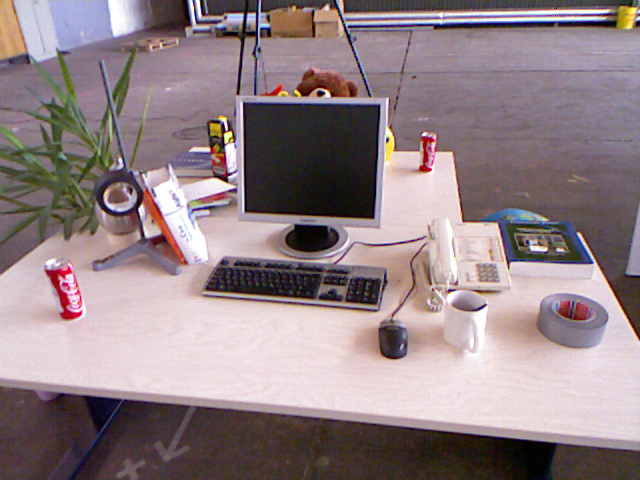
//> input picture hw17-ComputeSim3/1.png, 640 x 480 px
$ ./computesim3   (built with g++ and OpenCV 4)
//> lines starting //> are read from the running program, lines starting //| are printed output that depends on the picture
#include <iostream>
#include "Thirdparty/DBoW2/DUtils/Random.h"
#include "computesim3.h"

using namespace std;
using namespace cv;


void find_feature_matches(
  const Mat &img_1, const Mat &img_2,
  std::vector<KeyPoint> &keypoints_1,
  std::vector<KeyPoint> &keypoints_2,
  std::vector<DMatch> &matches);

// 像素坐标转相机归一化坐标
Point2d pixel2cam(const Point2d &p);

void pose_estimation_3d3d(
  const vector<Point3f> &pts1,
  const vector<Point3f> &pts2,
  Mat &R, Mat &t
);

void bundleAdjustment(
  const vector<Point3f> &points_3d,
  const vector<Point3f> &points_2d,
  Mat &R, Mat &t
);

/**
 * @brief 给出三个点,计算它们的质心以及去质心之后的坐标
 *
 * @param[in] P     输入的3D点
 * @param[in] Pr    去质心后的点
 * @param[in] C     质心
 */
// [11 lines left out: function ComputeCentroid, not called in this run]

/**
 * @brief 按照给定的Sim3变换进行投影操作,得到三维点的2D投影点
 *
 * @param[in] vP3Dw         3D点
 * @param[in & out] vP2D    投影到图像的2D点
 * @param[in] Tcw           Sim3变换
 */
// [22 lines left out: function Project, not called in this run]

/**
 * @brief 通过计算的Sim3投影，和自身投影的误差比较，进行内点检测
 *
 */
// [32 lines left out: function CheckInliers, not called in this run]

/**
 * @brief 根据两组匹配的3D点,计算P2到P1的Sim3变换
 * @param[in] pts1                  匹配的3D点(三个,每个的坐标都是列向量形式,三个点组成了3x3的矩阵)(当前关键帧)
 * @param[in] Pts2                  匹配的3D点(闭环关键帧)
 * @param[in] vAvailableIndices     匹配点对id
 * @return cv::Mat                  计算得到的Sim3矩阵
 */
// [249 lines left out: function ComputeSim3, not called in this run]


/**
 * @brief        传入两张图片，计算并匹配特征点
 * @param[in] img_1 第一张图片
 * @param[in] img_2 第二张图片
 * @param[in out] keypoints_1  存第一张图片里的特征点
 * @param[in out] keypoints_2  存第二张图片里的特征点
 * @param[in out] matches  存有效的匹配关系，描述子距离过大的不要了
 * @return
*/
void find_feature_matches(const Mat &img_1, const Mat &img_2,
                          std::vector<KeyPoint> &keypoints_1,
                          std::vector<KeyPoint> &keypoints_2,
                          std::vector<DMatch> &matches) {
  //-- 初始化
  Mat descriptors_1, descriptors_2;
  // used in OpenCV3
  Ptr<FeatureDetector> detector = ORB::create();
  Ptr<DescriptorExtractor> descriptor = ORB::create();
  // use this if you are in OpenCV2
  // Ptr<FeatureDetector> detector = FeatureDetector::create ( "ORB" );
  // Ptr<DescriptorExtractor> descriptor = DescriptorExtractor::create ( "ORB" );
  Ptr<DescriptorMatcher> matcher = DescriptorMatcher::create("BruteForce-Hamming");
  //-- 第一步:检测 Oriented FAST 角点位置
  detector->detect(img_1, keypoints_1);
  detector->detect(img_2, keypoints_2);

  //-- 第二步:根据角点位置计算 BRIEF 描述子
  descriptor->compute(img_1, keypoints_1, descriptors_1);
  descriptor->compute(img_2, keypoints_2, descriptors_2);

  //-- 第三步:对两幅图像中的BRIEF描述子进行匹配，使用 Hamming 距离
  vector<DMatch> match;
  // BFMatcher matcher ( NORM_HAMMING );
  matcher->match(descriptors_1, descriptors_2, match);

  //-- 第四步:匹配点对筛选
  double min_dist = 10000, max_dist = 0;

  //找出所有匹配之间的最小距离和最大距离, 即是最相似的和最不相似的两组点之间的距离
  for (int i = 0; i < descriptors_1.rows; i++) {
    double dist = match[i].distance;
    if (dist < min_dist) min_dist = dist;
    if (dist > max_dist) max_dist = dist;
  }

  printf("-- Max dist : %f \n", max_dist);
  printf("-- Min dist : %f \n", min_dist);

  //当描述子之间的距离大于两倍的最小距离时,即认为匹配有误.但有时候最小距离会非常小,设置一个经验值30作为下限.
  for (int i = 0; i < descriptors_1.rows; i++) {
    if (match[i].distance <= max(2 * min_dist, 30.0)) {
      matches.push_back(match[i]);
    }
  }
}

// [6 lines left out: function pixel2cam, not called in this run]

float ComputerSigmaSquare(cv::KeyPoint keypoints){
  float sigma = 1.2f;
  float scaleFactor = 1.2f;
  int nLevels = 8;
  float sigmaSquare = pow(sigma*scaleFactor, 2)*(1 << 2*keypoints.octave);
  return sigmaSquare;
}

int main(int argc, char **argv) {

  string save_path = "../";
  Mat img_1 = imread(save_path + "1.png", 0);
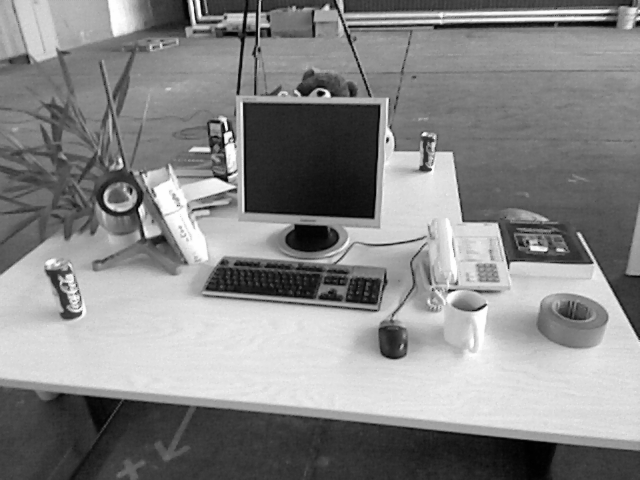
//> img_1: 480 rows x 640 cols, CV_8UC1; min 1, max 254, mean 134.7
  Mat img_2 = imread(save_path + "2.png", 0);
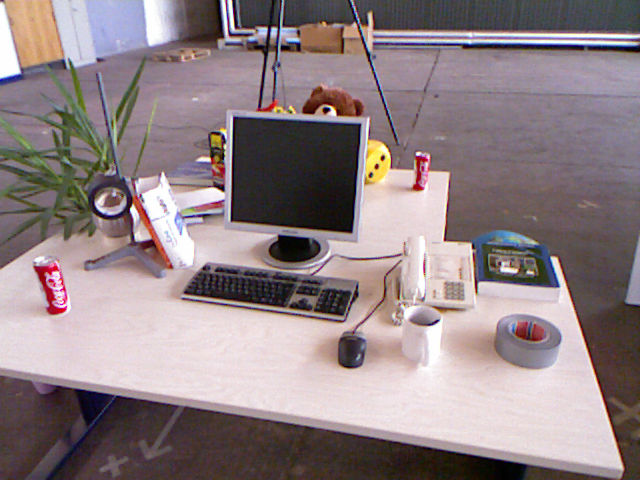
//> input picture hw17-ComputeSim3/2.png, 640 x 480 px
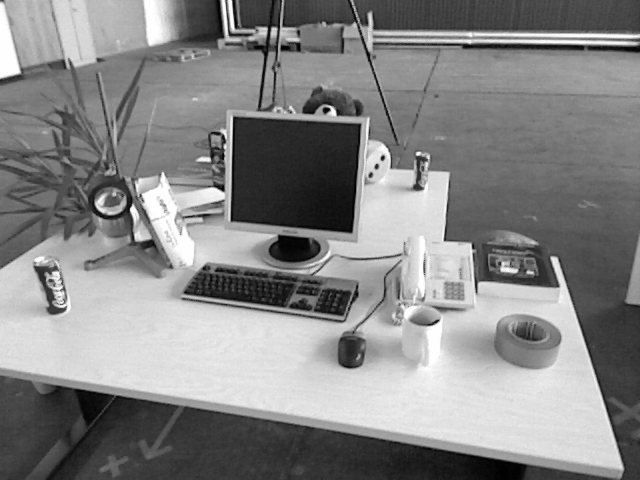
//> img_2: 480 rows x 640 cols, CV_8UC1; min 1, max 254, mean 134.1
  assert(img_1.data && img_2.data && "Can not load images!");


  vector<KeyPoint> keypoints_1, keypoints_2;
  vector<DMatch> matches;
  find_feature_matches(img_1, img_2, keypoints_1, keypoints_2, matches);
//> in find_feature_matches, `detector->detect(img_1, keypoints_1);`: keypoints_1 = 500 keypoints; strongest (x, y, size): (323, 93, 31), (322, 92, 37.2), (230, 132, 31), (226, 128, 31)
//> in find_feature_matches, `detector->detect(img_2, keypoints_2);`: keypoints_2 = 500 keypoints; strongest (x, y, size): (329, 109, 31), (328, 109, 37.2), (383, 157, 31), (327, 109, 44.6)
//> in find_feature_matches, `matcher->match(descriptors_1, descriptors_2, match);`: match = 500 matches
//> the loop in find_feature_matches, `for (int i = 0; i < descriptors_1.rows; i++)` made 500 passes
//> (dist, min_dist, max_dist) on pass 1: (26, 26, 26)
//> (dist, min_dist) on passes 30, 37, 46, 65, 69, 127: (24, 24), (22, 22), (20, 20), (18, 18), (16, 16), (15, 15)
//> after the loop in find_feature_matches, `for (int i = 0; i < descriptors_1.rows; i++)`: min_dist = 4; max_dist = 95
//| -- Max dist : 95.000000
//| -- Min dist : 4.000000
//> after the loop in find_feature_matches, `for (int i = 0; i < descriptors_1.rows; i++)`: matches = 80 matches
//> matches = 80 matches
  cout << "一共找到了" << matches.size() << "组匹配点" << endl;
//| 一共找到了80组匹配点

  // 建立3D点
  Mat depth1 = imread(save_path + "1_depth.png", 0);
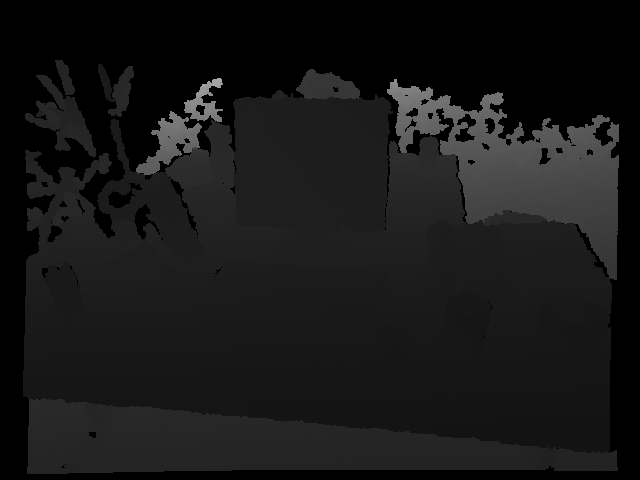
//> input picture hw17-ComputeSim3/1_depth.png, 640 x 480 px
//> depth1 is the input picture: 480 rows x 640 cols, CV_8UC1; min 0, max 167, mean 23
  Mat depth2 = imread(save_path + "2_depth.png", 0);
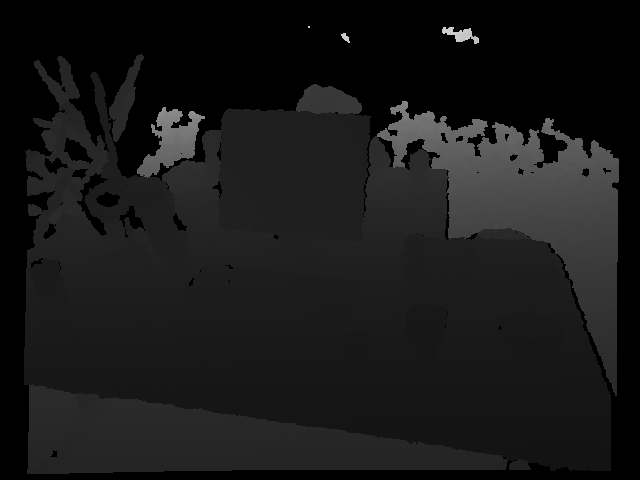
//> input picture hw17-ComputeSim3/2_depth.png, 640 x 480 px
//> depth2 is the input picture: 480 rows x 640 cols, CV_8UC1; min 0, max 205, mean 24
  assert(depth1.data && depth2.data && "Can not load images!");

  size_t idx = 0;
  vAvailableIndices.reserve(matches.size());
//> (this line was passed over: vAvailableIndices is not available in this run)
  //遍历所有匹配关系
  for (DMatch m:matches) {
    ushort d1 = depth1.ptr<unsigned short>(int(keypoints_1[m.queryIdx].pt.y))[int(keypoints_1[m.queryIdx].pt.x)];
    ushort d2 = depth2.ptr<unsigned short>(int(keypoints_2[m.trainIdx].pt.y))[int(keypoints_2[m.trainIdx].pt.x)];
    if (d1 == 0 || d2 == 0)   // bad depth
      continue;

    Mat mat1(2,1,CV_32F);
    Mat mat2(2,1,CV_32F);
    mat1.at<Vec2f>(0,0) = Vec2f(keypoints_1[m.queryIdx].pt.x,keypoints_1[m.queryIdx].pt.y);
    //匹配特征点对第一张图中的xy坐标
    mvP1im1.push_back(mat1);
//> (this line was passed over: mvP1im1 is not available in this run)
    float SigmaSquare1 = ComputerSigmaSquare(keypoints_1[m.queryIdx]);

    mvnMaxError1.push_back(9.210*SigmaSquare1);
//> (this line was passed over: mvnMaxError1 is not available in this run)
    //匹配特征点对第二张图中的xy坐标
    mat2.at<Vec2f>(0,0) = Vec2f(keypoints_2[m.trainIdx].pt.x,keypoints_2[m.trainIdx].pt.y);
    mvP2im2.push_back(mat2);
//> (this line was passed over: mvP2im2 is not available in this run)
    float SigmaSquare2 = ComputerSigmaSquare(keypoints_2[m.trainIdx]);

    mvnMaxError2.push_back(9.210*SigmaSquare2);
//> (this line was passed over: mvnMaxError2 is not available in this run)

    mvnIndices1.push_back(m.queryIdx);
//> (this line was passed over: mvnIndices1 is not available in this run)

    /***************请开始你的代码*****************/
    // 构建点对
    //目前在遍历两张图的匹配关系
    //构建出pts1 pts2 每一列是一个匹配特征点在自身相机坐标系下的三维坐标
    //vAvailableIndices中存储的id是pts1 pts2中匹配点对的id
    // kp1和kp2是匹配的图像特征点
    // const cv::KeyPoint &kp1 = keypoints_1[m.queryIdx];
    // const cv::KeyPoint &kp2 = keypoints_2[m.trainIdx];
    //计算三维点坐标 结果要3行1列的形式
    //取出相机内参数
//> (the run ends here: the program needs code that is not available in this run, at `const float &fx = K.at<float>(0,0);`)
